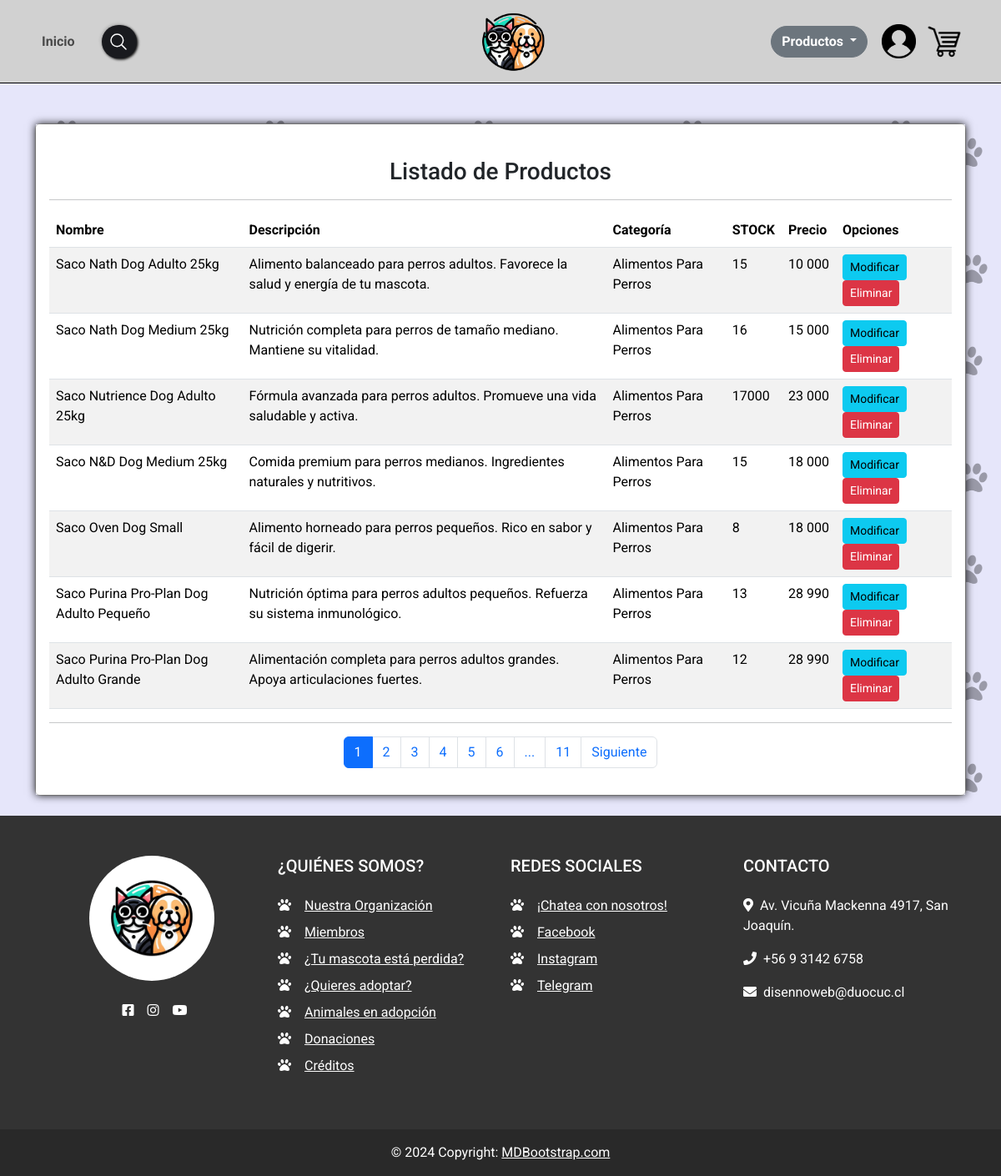
Screenshot of /listar-producto/ (signed in) with the database file from the repository.
### productos/models.py (models this page shows, shortened)
class Producto(models.Model):
    nombre = models.CharField(max_length=50, verbose_name="Nombre")
    descripcion = models.TextField(max_length=150, verbose_name="Descripción")
    categoria = models.ForeignKey(Categoria, on_delete=models.CASCADE)
    imagen = models.ImageField(upload_to="productos", null=True)
    precio = models.IntegerField(verbose_name="Precio")
    stock = models.PositiveIntegerField(verbose_name="Stock")
    fecha_creacion = models.DateTimeField(auto_now_add=True, verbose_name="Fecha de Creación")

class Categoria(models.Model):
    nombre = models.CharField(max_length=200, verbose_name="Nombre")
    def __str__(self):
        return self.nombre

### productos/views.py (the view)
# urls.py: path('listar-producto/', listar_producto, name="listar_producto"),
@permission_required('productos.view_producto')
def listar_producto(request):
    productos = Producto.objects.all()
    page = request.GET.get('page', 1)
    try:
        paginator = Paginator(productos, 7)
        productos = paginator.page(page)
    except:
        raise Http404
    data = {
        'entity': productos,
        'paginator': paginator
    }
    return render(request, 'productos/crud/listar.html', data)

### productos/templates/productos/crud/listar.html (shortened to what this page needs)
{% extends 'productos/plantilla.html' %}
{% load static %}
{% block contenido %}
{% load humanize %}
<div class="container mt-5">
    <div class="card">
        <div class="card-body benja-custom-card-form">
            <br>
            <h3 class="text-center">Listado de Productos</h3>
            <hr>
                <table class="table table-striped table-hover table-responsive-sm">
                    <thead class="thead-dark">
                        <tr>
                            <th>Nombre</th>
                            <th>Descripción</th>
                            <th>Categoría</th>
                            <th>STOCK</th>
                            <th>Precio</th>
                            <th>Opciones</th>
                        </tr>
                    </thead>
                    <tbody>
                        {% for p in entity %}
                        <tr>
                            <td>{{ p.nombre | title }}</td>
                            <td>{{ p.descripcion }}</td>
                            <td>{{ p.categoria | title }}</td>
                            <td>{{ p.stock }}</td>
                            <td>{{ p.precio | intcomma }}</td>
                            <td>
                                {% if perms.productos.change_producto %}
                                <a href="{% url 'modificar_producto' p.id %}" class="btn btn-info btn-sm">Modificar</a>
                                {% endif %}
                                {% if perms.productos.delete_producto %}
                                <a href="#" onclick="eliminarProducto({{ p.id }})" class="btn btn-danger btn-sm">Eliminar</a>
                                {% endif %}
                            </td>
                        </tr>
                        {% endfor %}
                    </tbody>
                </table>
                <hr>
                <div>
                    {% include 'productos/paginator.html' %}
                </div>
        </div>
    </div>
</div>
{% endblock %}

### productos/templates/productos/plantilla.html (shortened to what this page needs)
<!DOCTYPE html>
<html lang="en">
  <head>
    {% load static %}
    <link rel="stylesheet" href="{% static 'productos/css/style.css' %}" />
    <link
      href="https://cdn.jsdelivr.net/npm/bootstrap@5.3.3/dist/css/bootstrap.min.css"
      rel="stylesheet"
    />
    <link
      rel="stylesheet"
      href="https://cdnjs.cloudflare.com/ajax/libs/font-awesome/5.15.4/css/all.min.css"
    />
  </head>
  <body style="font-family: 'Roboto', sans-serif">
    <header class="benja-header">
      <nav class="navbar navbar-expand-lg navbar-light flex-grow-1">
        <div
          class="container d-flex justify-content-between align-items-center benja-custom-container"
        >
          <ul class="navbar-nav mr-auto">
            <li class="nav-item">
              <a class="nav-link" href="{% url 'index' %}">Inicio</a>
            </li>
            <div class="benja-container">
              <input
                type="text"
                name="text"
                class="benja-input"
                required=""
                placeholder="Producto, Marca, etc."
              />
              <div class="benja-icon">
              </div>
            </div>
          </ul>
          <div class="logo-container">
            <a class="navbar-brand" href="{% url 'index' %}">
              <img
                class="logo"
                src="{% static 'productos/img/logos/Logo_Principal_sin_fondo.png' %}"
                alt="Logo"
              />
            </a>
          </div>
          <div class="d-flex align-items-center">
            <div class="dropdown me-2">
              <a
                class="btn btn-secondary dropdown-toggle drop-productos"
                href="#"
                role="button"
                data-bs-toggle="dropdown"
                aria-expanded="false"
              >
                Productos
              </a>
            </div>
            <div class="dropdown me-2">
              <img
                src="{% static 'productos/img/perfil.png' %}"
                alt="Icono"
                height="41"
                class="dropdown-toggle"
                id="dropdownMenuButton"
                data-bs-toggle="dropdown"
                aria-expanded="false"
              />
            </div>
            <a
              class="nav-link"
              href="#"
              data-bs-toggle="offcanvas"
              data-bs-target="#offcanvasRight"
              aria-controls="offcanvasRight"
            >
              <img
                class="carrito"
                src="{% static 'productos/img/carrito.png' %}"
                alt="Carrito"
                height="24"
              />
            </a>
          </div>
        </div>
      </nav>
    </header>
    {% block contenido %} {% endblock %}
    <br />
    <footer
      class="text-center text-lg-start text-white"
      style="background-color: #333333"
    >
      <div class="container p-4">
        <div class="row my-4">
          <div class="col-lg-3 col-md-6 mb-4 mb-md-0">
            <div
              class="rounded-circle bg-white shadow-1-strong d-flex align-items-center justify-content-center mb-4 mx-auto"
              style="width: 150px; height: 150px"
            >
              <img
                src="{% static 'productos/img/logos/Logo_Principal_sin_fondo.png' %}"
                height="105"
                alt=""
                loading="lazy"
              />
            </div>
            <ul class="list-unstyled d-flex flex-row justify-content-center">
              <li>
                <a class="text-white px-2" href="#!">
                  <i class="fab fa-facebook-square"></i>
                </a>
              </li>
              <li>
                <a class="text-white px-2" href="#!">
                  <i class="fab fa-instagram"></i>
                </a>
              </li>
              <li>
                <a class="text-white ps-2" href="#!">
                  <i class="fab fa-youtube"></i>
                </a>
              </li>
            </ul>
          </div>
          <div class="col-lg-3 col-md-6 mb-4 mb-md-0">
            <h5 class="text-uppercase mb-4">¿Quiénes Somos?</h5>
            <ul class="list-unstyled">
              <li class="mb-2">
                <a href="#!" class="text-white"
                  ><i class="fas fa-paw pe-3"></i>Nuestra Organización</a
                >
              </li>
              <li class="mb-2">
                <a href="#!" class="text-white"
                  ><i class="fas fa-paw pe-3"></i>Miembros</a
                >
              </li>
              <li class="mb-2">
                <a href="#!" class="text-white"
                  ><i class="fas fa-paw pe-3"></i>¿Tu mascota está perdida?</a
                >
              </li>
              <li class="mb-2">
                <a href="#!" class="text-white"
                  ><i class="fas fa-paw pe-3"></i>¿Quieres adoptar?</a
                >
              </li>
              <li class="mb-2">
                <a href="#!" class="text-white"
                  ><i class="fas fa-paw pe-3"></i>Animales en adopción</a
                >
              </li>
              <li class="mb-2">
                <a href="#!" class="text-white"
                  ><i class="fas fa-paw pe-3"></i>Donaciones</a
                >
              </li>
              <li class="mb-2">
                <a href="#!" class="text-white"
                  ><i class="fas fa-paw pe-3"></i>Créditos</a
                >
              </li>
            </ul>
          </div>
          <div class="col-lg-3 col-md-6 mb-4 mb-md-0">
            <h5 class="text-uppercase mb-4">Redes Sociales</h5>
            <ul class="list-unstyled">
              <li class="mb-2">
                <a href="#!" class="text-white"
                  ><i class="fas fa-paw pe-3"></i>¡Chatea con nosotros!</a
                >
              </li>
              <li class="mb-2">
                <a href="#!" class="text-white"
                  ><i class="fas fa-paw pe-3"></i>Facebook</a
                >
              </li>
              <li class="mb-2">
                <a href="#!" class="text-white"
                  ><i class="fas fa-paw pe-3"></i>Instagram</a
                >
              </li>
              <li class="mb-2">
                <a href="#!" class="text-white"
                  ><i class="fas fa-paw pe-3"></i>Telegram</a
                >
              </li>
            </ul>
          </div>
          <div class="col-lg-3 col-md-6 mb-4 mb-md-0">
            <h5 class="text-uppercase mb-4">contacto</h5>
            <ul class="list-unstyled">
              <li>
                <p>
                  <i class="fas fa-map-marker-alt pe-2"></i>Av. Vicuña Mackenna
                  4917, San Joaquín.
                </p>
              </li>
              <li>
                <p><i class="fas fa-phone pe-2"></i>+56 9 3142 6758</p>
              </li>
              <li>
                <p>
                  <i class="fas fa-envelope pe-2 mb-0"></i>disennoweb@duocuc.cl
                </p>
              </li>
            </ul>
          </div>
        </div>
      </div>
      <div class="text-center p-3" style="background-color: rgba(0, 0, 0, 0.2)">
        © 2024 Copyright:
        <a class="text-white" href="https://mdbootstrap.com/"
          >MDBootstrap.com</a
        >
      </div>
    </footer>
  </body>
</html>

### productos/templates/productos/paginator.html (shortened to what this page needs)
{% if paginator.num_pages > 1%}
<div class="d-flex justify-content-center">
    <ul class="pagination">
        {% for page in paginator.page_range %}
            {% if forloop.last and page != entity.number and paginator.num_pages > 7 %}
                {% if entity.next_page_number != paginator.num_pages%}
                <li class="page-item">
                    <a class="page-link" href="?page={{ entity.number | add:1}}#pagtable">...</a>
                </li>
                {% endif %}
            <li class="page-item">
                    <a class="page-link" href="?page={{paginator.num_pages}}#pagtable">{{paginator.num_pages}}</a>
            </li>
            {% endif %}
            {% if page < 7 or page == entity.number %}
            <li class="page-item {% if page == entity.number %}active{% endif %}">
                <a class="page-link" href="?page={{ page }}#pagtable">{{ page }}</a>
            </li>
            {% endif %}
        {% endfor %}
        {% if entity.has_next %}
            <li class="page-item d-none d-sm-block">
                <a class="page-link" href="?page={{ entity.next_page_number }}#pagtable">Siguiente</a>
            </li>
        {% endif %}
    </ul>
</div>
{% endif %}

### productos/static/productos/css/style.css (style rules this page uses)
body { background-image: url('/static/productos/img/background/background_lavanda_2.png'); }
.benja-header { display: flex; align-items: center; justify-content: center; position: relative; }
.benja-custom-container { display: flex; align-items: center; justify-content: space-between; }
.benja-custom-card-form, .benja-custom-card-sub { box-shadow: 0 0 10px rgba(0, 0, 0, 1); }
.benja-custom-container a { font-weight: bold; }
nav { width: 100%; height: 100px; }
.navbar { width: 100%; background-color: #d1d1d1; border-bottom: 0.5px solid black; }
.logo-container { flex-grow: 1; text-align: center; }
.logo { height: 80px; width: auto; max-width: 100%; margin-right: auto; }
.carrito { height: 52px; width: 52px; }
.dropdown { margin-left: auto; }
.dropdown-toggle::after { display: none; }
.navbar-nav .nav-item { margin-right: 10px; }
.btn.btn-secondary.dropdown-toggle.drop-productos { margin-right: 9px; border-radius: 20px; }
.benja-container { display: flex; align-items: center; position: relative; --size-button: 40px; color: white; width: 200px; margin-left: 15px; }
.benja-input { padding-left: var(--size-button); height: var(--size-button); font-size: 15px; border: none; color: #fff; outline: none; width: var(--size-button); transition: all ease 0.3s; background-color: #191a1e; box-shadow: 1.5px 1.5px 3px #0e0e0e, -1.5px -1.5px 3px rgb(95 94 94 / 25%), inset 0px 0px 0px #0e0e0e, inset 0px -0px 0px #5f5e5e; border-radius: 50px; cursor: pointer; }
.benja-container .benja-icon { position: absolute; width: var(--size-button); height: var(--size-button); top: 0; left: 0; padding: 8px; pointer-events: none; }

### rows the page displays
Producto: nombre "Saco Nath Dog Adulto 25kg", descripcion "Alimento balanceado para perros adultos. Favorece la salud y energía de tu mascota.", categoria "Alimentos Para Perros", stock "15", precio "10 000"
Producto: nombre "Saco Nath Dog Medium 25kg", descripcion "Nutrición completa para perros de tamaño mediano. Mantiene su vitalidad.", categoria "Alimentos Para Perros", stock "16", precio "15 000"
Producto: nombre "Saco Nutrience Dog Adulto 25kg", descripcion "Fórmula avanzada para perros adultos. Promueve una vida saludable y activa.", categoria "Alimentos Para Perros", stock "17000", precio "23 000"
Producto: nombre "Saco N&D Dog Medium 25kg", descripcion "Comida premium para perros medianos. Ingredientes naturales y nutritivos.", categoria "Alimentos Para Perros", stock "15", precio "18 000"
Producto: nombre "Saco Oven Dog Small", descripcion "Alimento horneado para perros pequeños. Rico en sabor y fácil de digerir.", categoria "Alimentos Para Perros", stock "8", precio "18 000"
Producto: nombre "Saco Purina Pro-Plan Dog Adulto Pequeño", descripcion "Nutrición óptima para perros adultos pequeños. Refuerza su sistema inmunológico.", categoria "Alimentos Para Perros", stock "13", precio "28 990"
Producto: nombre "Saco Purina Pro-Plan Dog Adulto Grande", descripcion "Alimentación completa para perros adultos grandes. Apoya articulaciones fuertes.", categoria "Alimentos Para Perros", stock "12", precio "28 990"

### other values shown
{{ page }} "1" "2" "3" "4" "5" "6"
{{ paginator.num_pages }} "11"
